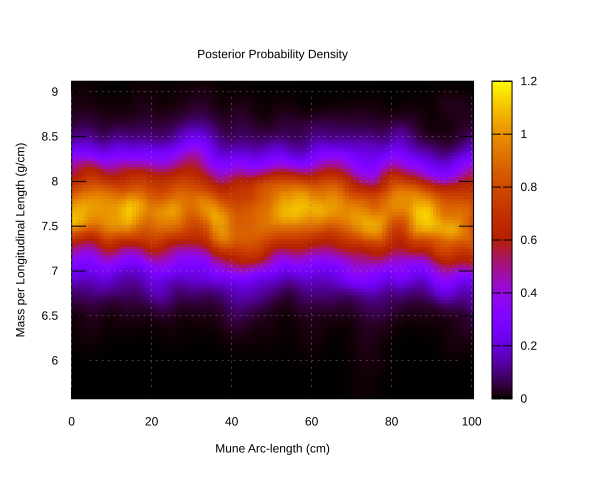

Here is the gnuplot script that generated this plot:
set pm3d map
set xrange [0.0:100.473414986059]
set xlabel "Mune Arc-length (cm)"
set yrange [5.574067882706883:9.118094718341588]
set ylabel "Mass per Longitudinal Length (g/cm)"
set title "Posterior Probability Density"
set grid
set terminal svg
set output "/Users/gvn/Documents/Entrolution/Development/bayken-results/Pony/99aa5100ef15cb8f9e2357c7a9633a1cd4d8edf5cdc08b4647f9d179/f022c8836c173f92351aa8249c42eb4b4af5a79ab7a04dca5d6dbb6f/results/posterior_samples__mass_per_length.svg"
splot "/Users/gvn/Documents/Entrolution/Development/bayken-results/Pony/99aa5100ef15cb8f9e2357c7a9633a1cd4d8edf5cdc08b4647f9d179/f022c8836c173f92351aa8249c42eb4b4af5a79ab7a04dca5d6dbb6f/results/posterior_samples__mass_per_length.dat" notitle
